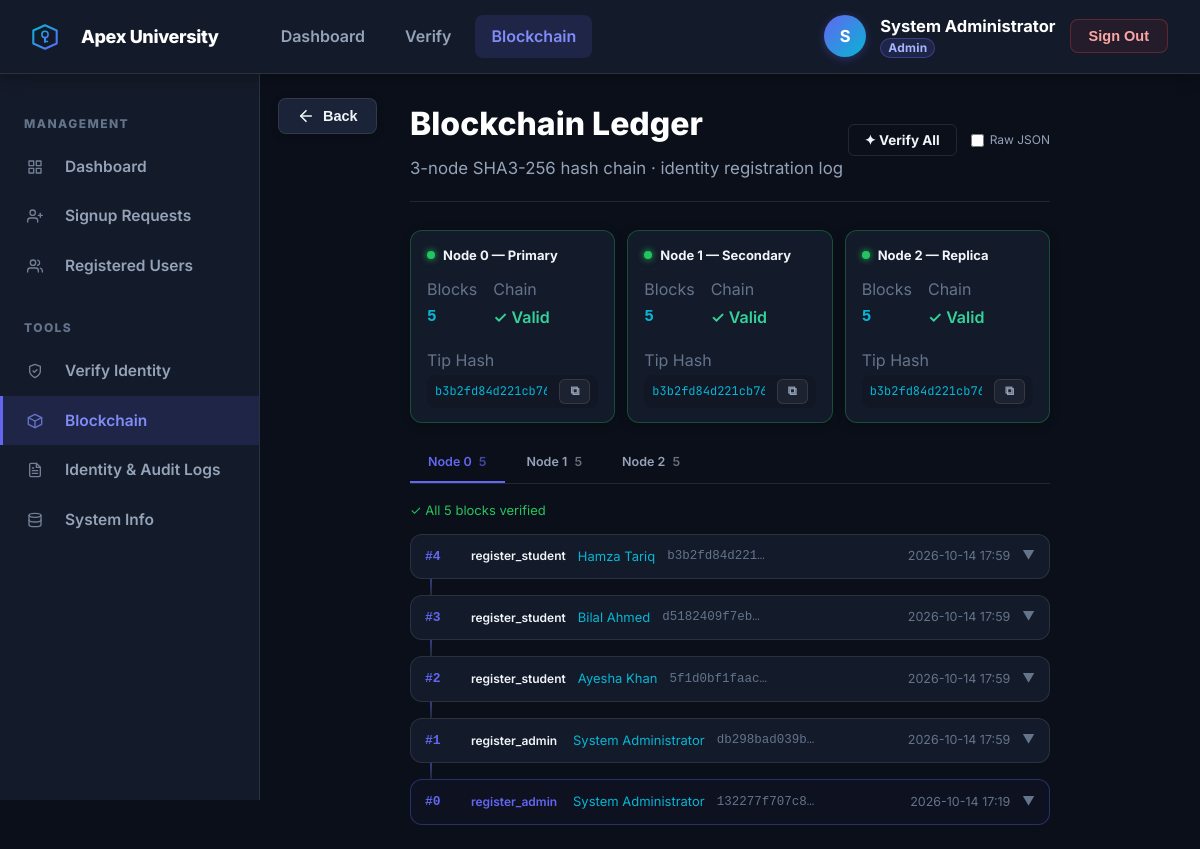
The app's page /blockchain (signed in) with its own data.
### tables this page shows
CREATE TABLE users (
            id          INTEGER PRIMARY KEY AUTOINCREMENT,
            did         TEXT NOT NULL UNIQUE,
            email       TEXT NOT NULL UNIQUE,
            full_name   TEXT NOT NULL,
            student_id  TEXT,
            role        TEXT NOT NULL DEFAULT 'student',
            pubkey_hex  TEXT NOT NULL,
            created_at  INTEGER NOT NULL,
            last_login  INTEGER
        );

### app.py (the view)
@app.route("/blockchain")
@login_required
def blockchain_page():
    stats = get_ledger_stats()
    chains = []
    for i in range(3):
        chain = get_chain(i)
        valid, msg, _ = verify_chain(i)
        chains.append({
            "node":   i,
            "name":   NODE_NAMES[i],
            "chain":  list(reversed(chain)),   # newest first
            "valid":  valid,
            "status": msg,
            "count":  len(chain),
        })
    return render_template("blockchain.html", chains=chains, stats=stats)

### app.py (called while the page is built)
@app.template_filter("ts_to_dt")
def ts_to_dt(ts):
    if not ts: return "—"
    try:
        return datetime.datetime.fromtimestamp(int(ts)).strftime("%Y-%m-%d %H:%M")
    except Exception:
        return str(ts)

@app.after_request
def add_cors_headers(response):
    response.headers["Access-Control-Allow-Origin"] = "*"
    response.headers["Access-Control-Allow-Methods"] = "GET, POST, OPTIONS, PUT, DELETE"
    response.headers["Access-Control-Allow-Headers"] = "Content-Type, Authorization"
    return response

def login_required(f):
    @functools.wraps(f)
    def decorated(*args, **kwargs):
        if "did" not in session:
            return redirect(url_for("login_page"))
        if not get_user_by_did(session["did"]):
            session.clear()
            return redirect(url_for("login_page"))
        return f(*args, **kwargs)
    return decorated

### ledger.py (called while the page is built)
def _block_hash(index, ts, data_str, prev_hash):
    payload = f"{index}:{ts}:{data_str}:{prev_hash}"
    return hashlib.sha3_256(payload.encode()).hexdigest()

def get_chain(node_idx: int) -> list:
    db_path = NODE_DBS[node_idx]
    db = sqlite3.connect(db_path)
    rows = db.execute(
        "SELECT idx, ts, data, prev_hash, hash FROM blocks ORDER BY idx ASC"
    ).fetchall()
    db.close()
    return [
        {"index": r[0], "ts": r[1], "data": json.loads(r[2]),
         "prev_hash": r[3], "hash": r[4]}
        for r in rows
    ]

def verify_chain(node_idx: int) -> tuple:
    chain = get_chain(node_idx)
    if not chain:
        return False, "Empty chain", 0
    if chain[0]["index"] != 0:
        return False, "Missing genesis block", 0
    for i in range(1, len(chain)):
        blk  = chain[i]
        prev = chain[i - 1]
        if blk["prev_hash"] != prev["hash"]:
            return False, f"Hash mismatch at block {i}", i
        data_str = json.dumps(blk["data"], sort_keys=True)
        expected = _block_hash(blk["index"], blk["ts"], data_str, blk["prev_hash"])
        if expected != blk["hash"]:
            return False, f"Block {i} hash corrupted", i
    return True, f"All {len(chain)} blocks verified", len(chain)

### models.py (called while the page is built)
def get_db():
    db = sqlite3.connect(DB_PATH)
    db.row_factory = sqlite3.Row
    db.execute("PRAGMA journal_mode=WAL")
    db.execute("PRAGMA foreign_keys=ON")
    return db

def get_user_by_did(did):
    db = get_db()
    row = db.execute("SELECT * FROM users WHERE did=?", (did,)).fetchone()
    db.close()
    return dict(row) if row else None

### templates/blockchain.html (shortened to what this page needs)
{% extends "base.html" %}
{% macro render_content() %}
<div class="page-header">
  <div>
    <div class="page-title">Blockchain Ledger</div>
    <div class="page-subtitle">3-node SHA3-256 hash chain · identity registration log</div>
  </div>
  <div style="display:flex;gap:8px;align-items:center">
    <button class="btn btn-outline btn-sm" id="btn-verify-all">✦ Verify All</button>
    <label style="display:flex;align-items:center;gap:6px;font-size:12px;color:var(--text-muted);cursor:pointer;margin-left:6px">
      <input type="checkbox" id="raw-toggle" style="cursor:pointer"> Raw JSON
    </label>
  </div>
</div>
<div style="display:grid;grid-template-columns:repeat(3,1fr);gap:12px;margin-bottom:24px">
  {% for s in stats %}
  <div class="card {{ 'card-valid' if s.valid else 'card-invalid' }}">
    <div style="padding:14px 16px">
      <div style="display:flex;align-items:center;gap:8px;margin-bottom:10px">
        <div class="node-dot {{ 'online' if s.online else 'offline' }}"></div>
        <div style="font-size:13px;font-weight:700">{{ s.name }}</div>
      </div>
      <div style="display:flex; flex-wrap:wrap; gap:16px; align-items:start">
        <div>
          <div style="color:var(--text-faint);margin-bottom:2px">Blocks</div>
          <div style="font-family:monospace;font-weight:700;color:var(--accent)">{{ s.blocks }}</div>
        </div>
        <div>
          <div style="color:var(--text-faint);margin-bottom:2px">Chain</div>
          <div class="{{ 'text-valid' if s.valid else 'text-invalid' }}" style="font-weight:600">
            {% if s.valid %}✓ Valid{% else %}✕ Error{% endif %}
          </div>
        </div>
        <div style="grid-column:1/-1; min-width:0">
          <div style="color:var(--text-faint);margin-bottom:2px">Tip Hash</div>
          <div class="crypto-field" style="border:none; background:rgba(0,0,0,0.1); padding:4px 8px; max-width:210px">
            <div class="crypto-field-text" style="font-size:12px">{{ s.tip }}</div>
            <button class="crypto-copy-btn" onclick="copyToClipboard('{{ s.tip }}', this)">⧉</button>
          </div>
        </div>
      </div>
    </div>
  </div>
  {% endfor %}
</div>
<div class="tab-bar">
  {% for c in chains %}
  <button class="tab-btn{% if loop.first %} active{% endif %}"
          data-node="{{ c.node }}" id="tab-{{ c.node }}">
    Node {{ c.node }}
    <span class="tab-count">{{ c.count }}</span>
  </button>
  {% endfor %}
</div>
{% for c in chains %}
<div class="chain-panel{% if not loop.first %} hidden{% endif %}" id="panel-{{ c.node }}">
  <div class="{{ 'panel-valid' if c.valid else 'panel-invalid' }}" style="font-size:13px;margin-bottom:12px;display:flex;align-items:center;gap:6px;">
    {% if c.valid %}✓{% else %}✕{% endif %} {{ c.status }}
  </div>
  <div class="chain-list" id="chain-{{ c.node }}">
    {% for blk in c.chain %}
    {% set blk_json = {
        'index':     blk.index,
        'timestamp': blk.ts,
        'data':      blk.data,
        'prev_hash': blk.prev_hash,
        'hash':      blk.hash
    } | tojson %}
    <div class="chain-item">
      {% if not loop.first %}<div class="chain-connector"></div>{% endif %}
      <div class="blk-card {% if blk.index == 0 %}blk-genesis{% endif %}"
           id="blk-{{ c.node }}-{{ blk.index }}"
           data-raw="{{ blk_json | forceescape }}">
        <div class="blk-header" data-node="{{ c.node }}" data-idx="{{ blk.index }}" onclick="toggleBlock(this.dataset.node, this.dataset.idx)">
          <div class="blk-num">#{{ blk.index }}</div>
          <div class="blk-action">{{ blk.data.get('action','—') }}</div>
          {% if blk.data.get('name') %}
          <div class="blk-name">{{ blk.data.name }}</div>
          {% elif blk.data.get('email') %}
          <div class="blk-name">{{ blk.data.email }}</div>
          {% endif %}
          <div class="blk-hash">{{ blk.hash[:12] }}…</div>
          <div class="blk-ts">{{ blk.ts | ts_to_dt }}</div>
          <div class="blk-chevron" id="chev-{{ c.node }}-{{ blk.index }}">▼</div>
        </div>
      </div>
    </div>
    {% endfor %}
  </div>
</div>
{% endfor %}
{% endmacro %}
{% block auth_shell %}{{ render_content() }}{% endblock %}

### templates/base.html (shortened to what this page needs)
<!DOCTYPE html>
<html lang="en">
<head>
  <link rel="stylesheet" href="{{ url_for('static', filename='css/pqc.css') }}">
</head>
<body>
  {% if session.get('did') %}
  <div class="app-shell">
    <nav class="topbar">
      <a class="topbar-brand" href="{{ url_for('index') }}" style="display:flex;align-items:center;text-decoration:none;font-weight:800;font-size:18px;color:var(--text-heading)">
        <img src="{{ url_for('static', filename='logo.svg') }}" style="width:26px; height:26px; margin-right:9px; display:inline-block;" alt="Apex University">
        Apex University
      </a>
      <div class="topbar-nav">
        <a class="topbar-nav-link {% if request.endpoint in ['student_dashboard','admin_dashboard'] %}active{% endif %}"
           href="{{ url_for('index') }}">Dashboard</a>
        <a class="topbar-nav-link {% if request.endpoint=='verify_page' %}active{% endif %}"
           href="{{ url_for('verify_page') }}">Verify</a>
        <a class="topbar-nav-link {% if request.endpoint=='blockchain_page' %}active{% endif %}"
           href="{{ url_for('blockchain_page') }}">Blockchain</a>
      </div>
      <div class="topbar-user">
        <div class="user-avatar">{{ session.full_name[0]|upper if session.full_name else '?' }}</div>
        <div class="user-info">
          <div class="user-name">{{ session.full_name }}</div>
          <div class="user-sub">
            {% if session.role == 'admin' %}
              <span class="badge badge-admin" style="padding:1px 7px;font-size:12px">Admin</span>
            {% else %}
              {{ session.email.split('@')[0] }}
            {% endif %}
          </div>
        </div>
        <form action="{{ url_for('logout') }}" method="post">
          <button type="submit" class="btn-logout">Sign Out</button>
        </form>
      </div>
    </nav>
    <aside class="sidebar">
      {% if session.role == 'admin' %}
        <div class="nav-section-label">Management</div>
        <a class="nav-link {% if request.endpoint=='admin_dashboard' %}active{% endif %}"
           href="{{ url_for('admin_dashboard') }}"> Dashboard</a>
        <a class="nav-link" href="{{ url_for('admin_dashboard') }}#requests">
          Signup Requests</a>
        <a class="nav-link" href="{{ url_for('admin_dashboard') }}#users">
          Registered Users</a>
        <div class="nav-section-label" style="margin-top:12px">Tools</div>
        <a class="nav-link {% if request.endpoint=='verify_page' %}active{% endif %}"
           href="{{ url_for('verify_page') }}"><svg width="16" height="16" viewBox="0 0 24 24" fill="none" stroke="currentColor" stroke-width="2" stroke-linecap="round" stroke-linejoin="round" style="margin-right:10px;opacity:0.75"><path d="M12 22s8-4 8-10V5l-8-3-8 3v7c0 6 8 10 8 10z"></path><path d="M9 12l2 2 4-4"></path></svg> Verify Identity</a>
        <a class="nav-link {% if request.endpoint=='blockchain_page' %}active{% endif %}"
           href="{{ url_for('blockchain_page') }}"> Blockchain</a>
        <a class="nav-link {% if request.endpoint=='admin_logs' %}active{% endif %}" href="{{ url_for('admin_logs') }}">
          Identity & Audit Logs</a>
        <a class="nav-link {% if request.endpoint=='info_page' %}active{% endif %}"
           href="{{ url_for('info_page') }}"> System Info</a>
      {% endif %}
    </aside>
    <main class="main-content" id="main-content">
      <div class="nav-back-row">
        <button type="button" class="btn-consistent-back" onclick="appNavigateBack()" aria-label="Go Back">
          <svg width="18" height="18" viewBox="0 0 24 24" fill="none" stroke="currentColor" stroke-width="2.2" stroke-linecap="round" stroke-linejoin="round"><line x1="19" y1="12" x2="5" y2="12"></line><polyline points="12 19 5 12 12 5"></polyline></svg>
          <span>Back</span>
        </button>
      </div>
      <div class="main-content-inner">
        {% block auth_shell %}{% endblock %}
      </div>
    </main>
  </div>
  {% endif %}
</body>
</html>

### templates/blockchain.html (style rules this page uses)
.node-dot { width:8px; height:8px; border-radius:50%; flex-shrink:0; }
.node-dot.online { background:#22c55e; box-shadow:0 0 7px #22c55e; }
.card-valid { border-color:rgba(34,197,94,.3)!important; }
.panel-valid { color:#22c55e; }
.tab-bar { display:flex; gap:4px; border-bottom:1px solid var(--border); margin-bottom:16px; }
.tab-btn { background:none; border:none; border-bottom:2px solid transparent; color:var(--text-muted); font-size:12.5px; font-weight:600; font-family:inherit; padding:7px 18px 12px; cursor:pointer; transition:all .15s; }
.tab-btn.active { color:var(--primary); border-bottom-color:var(--primary); }
.tab-count { font-size:12.5px; opacity:.65; margin-left:4px; }
.chain-list { display:flex; flex-direction:column; }
.chain-item { position:relative; }
.chain-connector { width:2px; height:16px; background:linear-gradient(to bottom, rgba(91,108,249,.5), var(--border)); margin-left:20px; }
.blk-card { background:var(--surface); border:1px solid var(--border); border-radius:var(--radius); overflow:hidden; margin-bottom:0; transition:border-color .15s; }
.blk-genesis { border-color:rgba(91,108,249,.35); background:rgba(91,108,249,.03); }
.blk-header { display:flex; align-items:center; gap:12px; padding:11px 14px; cursor:pointer; user-select:none; }
.blk-num { font-family:monospace; font-size:13px; font-weight:700; color:var(--primary); width:34px; flex-shrink:0; }
.blk-action { font-size:12px; font-weight:600; min-width:90px; }
.blk-genesis .blk-action { color:var(--primary); }
.blk-name { font-size:13px; color:var(--accent); }
.blk-hash { font-family:monospace; font-size:12.5px; color:var(--text-faint); flex:1; }
.blk-ts { font-size:12.5px; color:var(--text-faint); white-space:nowrap; }
.blk-chevron { font-size:12.5px; color:var(--text-faint); transition:transform .2s; flex-shrink:0; }

### records on screen
users: full_name "System Administrator", index "1", data.get "register_admin", data.name "System Administrator", hash "db298bad039b", ts|ts_to_dt "2026-10-14 17:59"

### other values on screen
{{ session.full_name[0]|upper if session.full_name else '?' }} "S"
{{ s.name }} "Node 0 — Primary" "Node 1 — Secondary" "Node 2 — Replica"
{{ s.blocks }} "5" "5" "5"
{{ c.node }} "0" "1" "2"
{{ c.count }} "5" "5" "5"
{{ c.status }} "All 5 blocks verified"
{{ blk.index }} "4" "3" "2" "0"
{{ blk.data.get('action','—') }} "register_student" "register_student" "register_student" "register_admin"
{{ blk.data.name }} "Hamza Tariq" "Bilal Ahmed" "Ayesha Khan" "System Administrator"
{{ blk.hash[:12] }} "b3b2fd84d221" "d5182409f7eb" "5f1d0bf1faac" "132277f707c8"
{{ blk.ts | ts_to_dt }} "2026-10-14 17:59" "2026-10-14 17:59" "2026-10-14 17:59" "2026-10-14 17:19"
